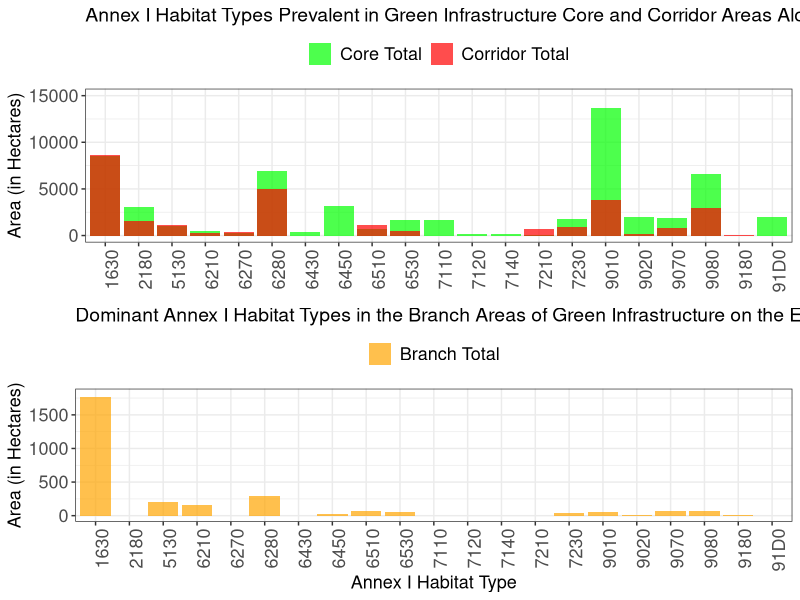

Here is the R script that generated this plot: (Note: this script raises an error after producing the figure.)
# Load necessary libraries
library(ggplot2)
library(reshape2)
library(gridExtra)

# Core Areas Data
core_data <- data.frame(
  Habitat.Type = c("Western Taïga", "Boreal Baltic Coastal Meadows", "Nordic Alvar and Precambrian Calcareous Flatrocks",
                   "Fennoscandian Deciduous Swamp Woods", "Northern Boreal Alluvial Meadows", "Wooded Dunes of the Atlantic, Continental, and Boreal Region",
                   "Bog Woodland", "Fennoscandian Hemiboreal Natural Old Broad-leaved Deciduous Forests", "Fennoscandian Wooded Pastures",
                   "Alkaline Fens", "Active Raised Bogs", "Fennoscandian Wooded Meadows", "Juniperus Communis Formations on Heaths or Calcareous Grasslands",
                   "Lowland Hay Meadows (Alopecurus Pratensis, Sanguisorba Officinalis)", "Semi-natural Dry Grasslands and Scrubland Facies on Calcareous Substrates",
                   "Hydrophilous Tall Herb Fringe Communities of Plains and of the Montane to Alpine Levels", "Fennoscandian Lowland Species-rich Dry to Mesic Grasslands",
                   "Degraded Raised Bogs Still Capable of Natural Regeneration", "Transition Mires and Quaking Bogs", "Calcareous Fens with Cladium Mariscus and Species of the Caricion Davallianae"),
  Habitat.Code = c("9010", "1630", "6280", "9080", "6450", "2180", "91D0", "9020", "9070", "7230", "7110", "6530", "5130", "6510", "6210", "6430", "6270", "7120", "7140", "7210"),
  Harju = c(2000, 100, 1500, 1200, 0, 300, 700, 600, 0, 100, 500, 200, 0, 200, 450, 0, 50, 0, 200, 50),
  Laane_Viru = c(3000, 0, 0, 500, 0, 0, 400, 0, 0, 0, 0, 0, 0, 0, 0, 0, 0, 200, 0, 0),
  Saare = c(5000, 2900, 4000, 1000, 0, 800, 100, 400, 900, 600, 0, 1100, 1000, 0, 0, 0, 0, 0, 0, 0),
  Hiiu = c(3000, 1200, 800, 900, 0, 1100, 300, 100, 400, 0, 0, 0, 0, 0, 0, 0, 0, 0, 0, 0),
  Parnu = c(700, 1800, 400, 1000, 1700, 800, 400, 600, 150, 400, 1200, 300, 0, 400, 0, 300, 0, 0, 0, 0),
  Ida_Viru = c(0, 0, 0, 45, 0, 60, 70, 200, 0, 0, 0, 0, 50, 0, 0, 0, 30, 0, 0, 0),
  Laane = c(0, 2500, 250, 2000, 1500, 0, 70, 100, 400, 700, 0, 100, 0, 50, 0, 100, 150, 0, 0, 0)
)

# Melt data to long format
core_data_melt <- melt(core_data, id.vars = c("Habitat.Type", "Habitat.Code"))

# Summarize data by Habitat.Code
core_summary <- aggregate(value ~ Habitat.Code, data = core_data_melt, sum)

# Corridor Areas Data
corridor_data <- data.frame(
  Habitat.Type = c("Boreal Baltic Coastal Meadows", "Nordic Alvar and Precambrian Calcareous Flatrocks", "Western Taïga",
                   "Fennoscandian Deciduous Swamp Woods", "Wooded Dunes of the Atlantic, Continental, and Boreal Region",
                   "Juniperus Communis Formations on Heaths or Calcareous Grasslands", "Lowland Hay Meadows (Alopecurus Pratensis, Sanguisorba Officinalis)",
                   "Alkaline Fens", "Fennoscandian Wooded Pastures", "Calcareous Fens with Cladium Mariscus and Species of the Caricion Davallianae",
                   "Fennoscandian Wooded Meadows", "Fennoscandian Lowland Species-rich Dry to Mesic Grasslands", "Semi-natural Dry Grasslands and Scrubland Facies on Calcareous Substrates",
                   "Fennoscandian Hemiboreal Natural Old Broad-leaved Deciduous Forests", "Tilio-Acerion Forests of Slopes, Screes and Ravines"),
  Habitat.Code = c("1630", "6280", "9010", "9080", "2180", "5130", "6510", "7230", "9070", "7210", "6530", "6270", "6210", "9020", "9180"),
  Harju = c(350, 800, 700, 500, 500, 0, 350, 0, 0, 0, 0, 0, 0, 0, 0),
  Laane_Viru = c(130, 70, 510, 250, 40, 0, 100, 0, 0, 0, 0, 0, 0, 0, 50),
  Saare = c(3200, 3100, 1400, 600, 350, 900, 100, 800, 800, 450, 450, 200, 0, 0, 0),
  Hiiu = c(1800, 300, 400, 300, 70, 0, 30, 0, 0, 0, 0, 0, 0, 0, 0),
  Parnu = c(1600, 400, 400, 350, 480, 270, 400, 100, 0, 200, 0, 200, 300, 150, 0),
  Ida_Viru = c(0, 20, 0, 200, 80, 0, 70, 0, 0, 0, 0, 0, 0, 0, 0),
  Laane = c(1550, 250, 400, 700, 20, 0, 100, 0, 0, 0, 0, 0, 0, 0, 0)
)

# Melt data to long format
corridor_data_melt <- melt(corridor_data, id.vars = c("Habitat.Type", "Habitat.Code"))

# Summarize data by Habitat.Code
corridor_summary <- aggregate(value ~ Habitat.Code, data = corridor_data_melt, sum)

# Branch Areas Data
branch_data <- data.frame(
  Habitat.Type = c("Boreal Baltic Coastal Meadows", "Nordic Alvar and Precambrian Calcareous Flatrocks", 
                   "Juniperus Communis Formations on Heaths or Calcareous Grasslands", "Semi-natural Dry Grasslands and Scrubland Facies on Calcareous Substrates", 
                   "Fennoscandian Deciduous Swamp Woods", "Fennoscandian Wooded Pastures", "Lowland Hay Meadows (Alopecurus Pratensis, Sanguisorba Officinalis)", 
                   "Fennoscandian Wooded Meadows", "Western Taïga", "Alkaline Fens", "Northern Boreal Alluvial Meadows", 
                   "Fennoscandian Hemiboreal Natural Old Broad-leaved Deciduous Forests", "Tilio-Acerion Forests of Slopes, Screes and Ravines"),
  Habitat.Code = c("1630", "6280", "5130", "6210", "9080", "9070", "6510", "6530", "9010", "7230", "6450", "9020", "9180"),
  Harju = c(35, 45, 4, 30, 15, 0, 15, 0, 3, 0, 0, 0, 4),
  Laane_Viru = c(5, 0, 0, 0, 5, 2, 0, 0, 0, 2, 0, 0, 4),
  Saare = c(700, 180, 100, 90, 10, 20, 20, 50, 20, 20, 0, 15, 0),
  Hiiu = c(210, 25, 40, 10, 20, 20, 10, 0, 10, 0, 0, 0, 0),
  Parnu = c(360, 10, 20, 20, 5, 10, 20, 10, 10, 15, 20, 0, 0),
  Ida_Viru = c(0, 0, 0, 0, 0, 0, 0, 0, 0, 0, 0, 0, 0),
  Laane = c(450, 40, 40, 15, 20, 20, 0, 0, 15, 10, 0, 0, 0)
)

# Melt data to long format
branch_data_melt <- melt(branch_data, id.vars = c("Habitat.Type", "Habitat.Code"))

# Summarize data by Habitat.Code
branch_summary <- aggregate(value ~ Habitat.Code, data = branch_data_melt, sum)

# Merge summaries
merged_summary <- merge(core_summary, corridor_summary, by = "Habitat.Code", all = TRUE)
merged_summary <- merge(merged_summary, branch_summary, by = "Habitat.Code", all = TRUE)
colnames(merged_summary) <- c("Habitat.Code", "Core.Total", "Corridor.Total", "Branch.Total")
merged_summary[is.na(merged_summary)] <- 0

# Core and Corridor plot
p1 <- ggplot() +
  geom_bar(data = merged_summary, aes(x = Habitat.Code, y = Core.Total, fill = "Core Total"), 
           stat = "identity", position = "dodge", alpha = 0.7) +
  geom_bar(data = merged_summary, aes(x = Habitat.Code, y = Corridor.Total, fill = "Corridor Total"), 
           stat = "identity", position = "dodge", alpha = 0.7) +
  labs(title = "Annex I Habitat Types Prevalent in Green Infrastructure Core and Corridor Areas Along Estonian Coast",
       y = "Area (in Hectares)") +
  theme_bw() +
  theme(plot.title = element_text(size = 14),
        axis.title.x = element_blank(),
        axis.title.y = element_text(size = 13),
        axis.text.x = element_text(angle = 90, hjust = 1, size = 13),
        axis.text.y = element_text(size = 13),
        legend.title = element_blank(),
        legend.text = element_text(size = 13),
        legend.position = "top") +
  scale_fill_manual(values = c("Core Total" = "green", "Corridor Total" = "red")) +
  coord_cartesian(ylim = c(0, 15000))

# Branch plot
p2 <- ggplot() +
  geom_bar(data = merged_summary, aes(x = Habitat.Code, y = Branch.Total, fill = "Branch Total"), 
           stat = "identity", position = "dodge", alpha = 0.7) +
  labs(title = "Dominant Annex I Habitat Types in the Branch Areas of Green Infrastructure on the Estonian Coast",
       y = "Area (in Hectares)", x = "Annex I Habitat Type") +
  theme_bw() +
  theme(plot.title = element_text(size = 14),
        axis.title.x = element_text(size = 13),
        axis.title.y = element_text(size = 13),
        axis.text.x = element_text(angle = 90, hjust = 1, size = 13),
        axis.text.y = element_text(size = 13),
        legend.title = element_blank(),
        legend.text = element_text(size = 13),
        legend.position = "top") +
  scale_fill_manual(values = c("Branch Total" = "orange")) +
  coord_cartesian(ylim = c(0, 1800))

# Arrange plots vertically
grid.arrange(p1, p2, ncol = 1)









library(ggplot2)
library(reshape2)
library(gridExtra)

# Core Areas Data
core_data <- data.frame(
  Habitat.Type = c("Western Taïga", "Boreal Baltic Coastal Meadows", "Nordic Alvar and Precambrian Calcareous Flatrocks",
                   "Fennoscandian Deciduous Swamp Woods", "Northern Boreal Alluvial Meadows", "Wooded Dunes of the Atlantic, Continental, and Boreal Region",
                   "Bog Woodland", "Fennoscandian Hemiboreal Natural Old Broad-leaved Deciduous Forests", "Fennoscandian Wooded Pastures",
                   "Alkaline Fens", "Active Raised Bogs", "Fennoscandian Wooded Meadows", "Juniperus Communis Formations on Heaths or Calcareous Grasslands",
                   "Lowland Hay Meadows (Alopecurus Pratensis, Sanguisorba Officinalis)", "Semi-natural Dry Grasslands and Scrubland Facies on Calcareous Substrates",
                   "Hydrophilous Tall Herb Fringe Communities of Plains and of the Montane to Alpine Levels", "Fennoscandian Lowland Species-rich Dry to Mesic Grasslands",
                   "Degraded Raised Bogs Still Capable of Natural Regeneration", "Transition Mires and Quaking Bogs", "Calcareous Fens with Cladium Mariscus and Species of the Caricion Davallianae"),
  Habitat.Code = c("9010", "1630", "6280", "9080", "6450", "2180", "91D0", "9020", "9070", "7230", "7110", "6530", "5130", "6510", "6210", "6430", "6270", "7120", "7140", "7210"),
  Harju = c(2000, 100, 1500, 1200, 0, 300, 700, 600, 0, 100, 500, 200, 0, 200, 450, 0, 50, 0, 200, 50),
  Laane_Viru = c(3000, 0, 0, 500, 0, 0, 400, 0, 0, 0, 0, 0, 0, 0, 0, 0, 0, 200, 0, 0),
  Saare = c(5000, 2900, 4000, 1000, 0, 800, 100, 400, 900, 600, 0, 1100, 1000, 0, 0, 0, 0, 0, 0, 0),
  Hiiu = c(3000, 1200, 800, 900, 0, 1100, 300, 100, 400, 0, 0, 0, 0, 0, 0, 0, 0, 0, 0),
  Parnu = c(700, 1800, 400, 1000, 1700, 800, 400, 600, 150, 400, 1200, 300, 0, 400, 0, 300, 0, 0, 0, 0),
  Ida_Viru = c(0, 0, 0, 45, 0, 60, 70, 200, 0, 0, 0, 0, 50, 0, 0, 0, 30, 0, 0, 0),
  Laane = c(0, 2500, 250, 2000, 1500, 0, 70, 100, 400, 700, 0, 100, 0, 50, 0, 100, 150, 0, 0, 0)
)

# Corridor Areas Data
corridor_data <- data.frame(
  Habitat.Type = c("Boreal Baltic Coastal Meadows", "Nordic Alvar and Precambrian Calcareous Flatrocks", "Western Taïga",
                   "Fennoscandian Deciduous Swamp Woods", "Wooded Dunes of the Atlantic, Continental, and Boreal Region",
                   "Juniperus Communis Formations on Heaths or Calcareous Grasslands", "Lowland Hay Meadows (Alopecurus Pratensis, Sanguisorba Officinalis)",
                   "Alkaline Fens", "Fennoscandian Wooded Pastures", "Calcareous Fens with Cladium Mariscus and Species of the Caricion Davallianae",
                   "Fennoscandian Wooded Meadows", "Fennoscandian Lowland Species-rich Dry to Mesic Grasslands", "Semi-natural Dry Grasslands and Scrubland Facies on Calcareous Substrates",
                   "Fennoscandian Hemiboreal Natural Old Broad-leaved Deciduous Forests", "Tilio-Acerion Forests of Slopes, Screes and Ravines"),
  Habitat.Code = c("1630", "6280", "9010", "9080", "2180", "5130", "6510", "7230", "9070", "7210", "6530", "6270", "6210", "9020", "9180"),
  Harju = c(350, 800, 700, 500, 500, 0, 350, 0, 0, 0, 0, 0, 0, 0, 0),
  Laane_Viru = c(130, 70, 510, 250, 40, 0, 100, 0, 0, 0, 0, 0, 0, 0, 50),
  Saare = c(3200, 3100, 1400, 600, 350, 900, 100, 800, 800, 450, 450, 200, 0, 0, 0),
  Hiiu = c(1800, 300, 400, 300, 70, 0, 30, 0, 0, 0, 0, 0, 0, 0, 0),
  Parnu = c(1600, 400, 400, 350, 480, 270, 400, 100, 0, 200, 0, 200, 300, 150, 0),
  Ida_Viru = c(0, 20, 0, 200, 80, 0, 70, 0, 0, 0, 0, 0, 0, 0, 0),
  Laane = c(1550, 250, 400, 700, 20, 0, 100, 0, 0, 0, 0, 0, 0, 0, 0)
)

# Branch Areas Data
branch_data <- data.frame(
  Habitat.Type = c("Boreal Baltic Coastal Meadows", "Nordic Alvar and Precambrian Calcareous Flatrocks", 
                   "Juniperus Communis Formations on Heaths or Calcareous Grasslands", "Semi-natural Dry Grasslands and Scrubland Facies on Calcareous Substrates", 
                   "Fennoscandian Deciduous Swamp Woods", "Fennoscandian Wooded Pastures", "Lowland Hay Meadows (Alopecurus Pratensis, Sanguisorba Officinalis)", 
                   "Fennoscandian Wooded Meadows", "Western Taïga", "Alkaline Fens", "Northern Boreal Alluvial Meadows", 
                   "Fennoscandian Hemiboreal Natural Old Broad-leaved Deciduous Forests", "Tilio-Acerion Forests of Slopes, Screes and Ravines"),
  Habitat.Code = c("1630", "6280", "5130", "6210", "9080", "9070", "6510", "6530", "9010", "7230", "6450", "9020", "9180"),
  Harju = c(35, 45, 4, 30, 15, 0, 15, 0, 3, 0, 0, 0, 4),
  Laane_Viru = c(5, 0, 0, 0, 5, 2, 0, 0, 0, 2, 0, 0, 4),
  Saare = c(700, 180, 100, 90, 10, 20, 20, 50, 20, 20, 0, 15, 0),
  Hiiu = c(210, 25, 40, 10, 20, 20, 10, 0, 10, 0, 0, 0, 0),
  Parnu = c(360, 10, 20, 20, 5, 10, 20, 10, 10, 15, 20, 0, 0),
Ida_Viru = c(0, 0, 0, 0, 0, 0, 0, 0, 0, 0, 0, 0, 0),
Laane = c(450, 40, 40, 15, 20, 20, 0, 0, 15, 10, 0, 0, 0)
)

# Melt data to long format
core_data_melt <- melt(core_data, id.vars = c("Habitat.Type", "Habitat.Code"))
corridor_data_melt <- melt(corridor_data, id.vars = c("Habitat.Type", "Habitat.Code"))
branch_data_melt <- melt(branch_data, id.vars = c("Habitat.Type", "Habitat.Code"))

# Summarize data by Habitat.Code
core_summary <- aggregate(value ~ Habitat.Code, data = core_data_melt, sum)
corridor_summary <- aggregate(value ~ Habitat.Code, data = corridor_data_melt, sum)
branch_summary <- aggregate(value ~ Habitat.Code, data = branch_data_melt, sum)

# Merge summaries
merged_summary <- merge(core_summary, corridor_summary, by = "Habitat.Code", all = TRUE)
merged_summary <- merge(merged_summary, branch_summary, by = "Habitat.Code", all = TRUE)
colnames(merged_summary) <- c("Habitat.Code", "Core.Total", "Corridor.Total", "Branch.Total")
merged_summary[is.na(merged_summary)] <- 0
# Core and Corridor plot
p1 <- ggplot(merged_summary, aes(x = Habitat.Code)) +
  geom_bar(aes(y = Core.Total, fill = "Core Total"), stat = "identity", position = "dodge", alpha = 0.7) +
  geom_bar(aes(y = Corridor.Total, fill = "Corridor Total"), stat = "identity", position = "dodge", alpha = 0.7) +
  coord_cartesian(ylim = c(0, 9000)) +
  geom_text(aes(y = ifelse(Core.Total > 9000, Core.Total, NA), label = ifelse(Core.Total > 9000, Core.Total, "")), vjust = -0.5, size = 4) +
  geom_text(aes(y = ifelse(Corridor.Total > 9000, Corridor.Total, NA), label = ifelse(Corridor.Total > 9000, Corridor.Total, "")), vjust = -0.5, size = 4) +
  labs(title = "Annex I Habitat Types Prevalent in Green Infrastructure Core and Corridor Areas Along Estonian Coast",
       y = "Area (in Hectares)") +
  theme_bw() +
  theme(plot.title = element_text(size = 18),
        axis.title.x = element_blank(),
        axis.title.y = element_text(size = 16),
        axis.text.x = element_text(angle = 90, hjust = 1, size = 14),
        axis.text.y = element_text(size = 14),
        legend.title = element_blank(),
        legend.text = element_text(size = 14),
        legend.position = "top") +
  scale_fill_manual(values = c("Core Total" = "green", "Corridor Total" = "red"))

# Branch plot
p2 <- ggplot(merged_summary, aes(x = Habitat.Code)) +
  geom_bar(aes(y = Branch.Total, fill = "Branch Total"), stat = "identity", position = "dodge", alpha = 0.7) +
  coord_cartesian(ylim = c(0, 2000)) +
  geom_text(aes(y = ifelse(Branch.Total > 2000, Branch.Total, NA), label = ifelse(Branch.Total > 2000, Branch.Total, "")), vjust = -0.5, size = 4) +
  labs(title = "Dominant Annex I Habitat Types in the Branch Areas of Green Infrastructure on the Estonian Coast",
       y = "Area (in Hectares)", x = "Annex I Habitat Type") +
  theme_bw() +
  theme(plot.title = element_text(size = 18),
        axis.title.x = element_text(size = 16),
        axis.title.y = element_text(size = 16),
        axis.text.x = element_text(angle = 90, hjust = 1, size = 14),
        axis.text.y = element_text(size = 14),
        legend.title = element_blank(),
        legend.text = element_text(size = 14),
        legend.position = "top") +
  scale_fill_manual(values = c("Branch Total" = "orange"))

# Arrange plots vertically
grid.arrange(p1, p2, ncol = 1)
